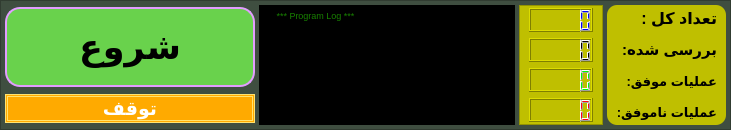
     <widget class="QFrame" name="frame_botton_controller">
      <property name="minimumSize">
       <size>
        <width>0</width>
        <height>0</height>
       </size>
      </property>
      <property name="maximumSize">
       <size>
        <width>16777215</width>
        <height>16777215</height>
       </size>
      </property>
      <property name="layoutDirection">
       <enum>Qt::LeftToRight</enum>
      </property>
      <property name="styleSheet">
       <string notr="true">QFrame {
background-color: rgb(63, 78, 64) ;
}

QPlainTextEdit {
background-color: rgb(0, 0, 0);
	color: rgb(46, 255, 0);
}</string>
      </property>
      <property name="frameShape">
       <enum>QFrame::StyledPanel</enum>
      </property>
      <property name="frameShadow">
       <enum>QFrame::Raised</enum>
      </property>
      <layout class="QGridLayout" name="gridLayout_7">
       <property name="leftMargin">
        <number>4</number>
       </property>
       <property name="topMargin">
        <number>4</number>
       </property>
       <property name="rightMargin">
        <number>4</number>
       </property>
       <property name="bottomMargin">
        <number>4</number>
       </property>
       <property name="spacing">
        <number>4</number>
       </property>
       <item row="0" column="0">
        <widget class="QPushButton" name="btn_start">
         <property name="minimumSize">
          <size>
           <width>250</width>
           <height>80</height>
          </size>
         </property>
         <property name="font">
          <font>
           <family>Arial</family>
           <pointsize>26</pointsize>
           <weight>75</weight>
           <bold>true</bold>
          </font>
         </property>
         <property name="toolTip">
          <string>شروع فعالیت برنامه</string>
         </property>
         <property name="styleSheet">
          <string notr="true">QPushButton:hover:!pressed
{
  border: 4px dashed rgb(0, 85, 255);
	background-color: rgb(198, 253, 200);
	color: rgb(0, 0, 255);
}
QPushButton{
  border: 2px solid  rgb(226, 157, 255);
	background-color: rgb(105, 210, 76);
border-radius: 15px;

}</string>
         </property>
         <property name="text">
          <string>شروع</string>
         </property>
         <property name="autoDefault">
          <bool>true</bool>
         </property>
         <property name="default">
          <bool>true</bool>
         </property>
        </widget>
       </item>
       <item row="0" column="1" rowspan="2">
        <widget class="QPlainTextEdit" name="LogBox">
         <property name="enabled">
          <bool>true</bool>
         </property>
         <property name="font">
          <font>
           <pointsize>7</pointsize>
          </font>
         </property>
         <property name="toolTip">
          <string>گزارش فعالیت برنامه</string>
         </property>
         <property name="layoutDirection">
          <enum>Qt::LeftToRight</enum>
         </property>
         <property name="styleSheet">
          <string notr="true"/>
         </property>
         <property name="placeholderText">
          <string>     *** Program Log ***</string>
         </property>
        </widget>
       </item>
       <item row="0" column="2" rowspan="2">
        <widget class="QFrame" name="frame_LCD">
         <property name="minimumSize">
          <size>
           <width>0</width>
           <height>120</height>
          </size>
         </property>
         <property name="toolTip">
          <string>آمار لحظه ای بررسی برنامه</string>
         </property>
         <property name="styleSheet">
          <string notr="true">QFrame{
background-color: rgb(191, 191, 0) ;
}</string>
         </property>
         <property name="frameShape">
          <enum>QFrame::StyledPanel</enum>
         </property>
         <property name="frameShadow">
          <enum>QFrame::Raised</enum>
         </property>
         <layout class="QGridLayout" name="gridLayout_11">
          <property name="topMargin">
           <number>2</number>
          </property>
          <property name="bottomMargin">
           <number>2</number>
          </property>
          <item row="1" column="0">
           <widget class="QLCDNumber" name="lcdNumber_reviewed">
            <property name="styleSheet">
             <string notr="true">QLCDNumber{
color: rgb(0, 0, 0) ;
}</string>
            </property>
           </widget>
          </item>
          <item row="2" column="0">
           <widget class="QLCDNumber" name="lcdNumber_wa">
            <property name="styleSheet">
             <string notr="true">QLCDNumber {
color:rgb(0, 255, 0);
}</string>
            </property>
           </widget>
          </item>
          <item row="3" column="0">
           <widget class="QLCDNumber" name="lcdNumber_nwa">
            <property name="styleSheet">
             <string notr="true">QLCDNumber{
color: rgb(255, 2, 18) ;
}</string>
            </property>
           </widget>
          </item>
          <item row="0" column="0">
           <widget class="QLCDNumber" name="lcdNumber_allCount">
            <property name="font">
             <font>
              <pointsize>8</pointsize>
             </font>
            </property>
            <property name="styleSheet">
             <string notr="true">QLCDNumber{
color: rgb(0, 0, 255) ;
}</string>
            </property>
           </widget>
          </item>
         </layout>
        </widget>
       </item>
       <item row="0" column="3" rowspan="2">
        <widget class="QFrame" name="frame_LCD_label">
         <property name="toolTip">
          <string>آمار لحظه ای بررسی برنامه</string>
         </property>
         <property name="styleSheet">
          <string notr="true">QFrame{
background-color: rgb(191, 191, 0);
border-radius: 10px;
}</string>
         </property>
         <property name="frameShape">
          <enum>QFrame::StyledPanel</enum>
         </property>
         <property name="frameShadow">
          <enum>QFrame::Raised</enum>
         </property>
         <layout class="QGridLayout" name="gridLayout">
          <property name="topMargin">
           <number>0</number>
          </property>
          <property name="bottomMargin">
           <number>0</number>
          </property>
          <item row="4" column="0">
           <widget class="QLabel" name="label_count_txt_5">
            <property name="font">
             <font>
              <family>Arial</family>
              <pointsize>10</pointsize>
              <weight>75</weight>
              <bold>true</bold>
             </font>
            </property>
            <property name="text">
             <string>عملیات ناموفق:</string>
            </property>
           </widget>
          </item>
          <item row="2" column="0">
           <widget class="QLabel" name="label_count_txt_3">
            <property name="font">
             <font>
              <family>Arial</family>
              <pointsize>11</pointsize>
              <weight>75</weight>
              <bold>true</bold>
             </font>
            </property>
            <property name="text">
             <string>بررسی شده:</string>
            </property>
           </widget>
          </item>
          <item row="3" column="0">
           <widget class="QLabel" name="label_count_txt_4">
            <property name="font">
             <font>
              <family>Arial</family>
              <pointsize>10</pointsize>
              <weight>75</weight>
              <bold>true</bold>
             </font>
            </property>
            <property name="text">
             <string>عملیات موفق:</string>
            </property>
           </widget>
          </item>
          <item row="1" column="0">
           <widget class="QLabel" name="label_count_txt">
            <property name="font">
             <font>
              <family>Arial</family>
              <pointsize>12</pointsize>
              <weight>75</weight>
              <bold>true</bold>
             </font>
            </property>
            <property name="styleSheet">
             <string notr="true"/>
            </property>
            <property name="text">
             <string>تعداد کل :</string>
            </property>
           </widget>
          </item>
         </layout>
        </widget>
       </item>
       <item row="1" column="0">
        <widget class="QPushButton" name="btn_stop">
         <property name="enabled">
          <bool>false</bool>
         </property>
         <property name="minimumSize">
          <size>
           <width>120</width>
           <height>20</height>
          </size>
         </property>
         <property name="font">
          <font>
           <family>Arial</family>
           <pointsize>14</pointsize>
           <weight>75</weight>
           <bold>true</bold>
          </font>
         </property>
         <property name="toolTip">
          <string>توقف برنامه</string>
         </property>
         <property name="styleSheet">
          <string notr="true">QPushButton:hover:!pressed
{
  border: 4px dashed rgb(255, 0, 0);
	background-color: rgb(251, 255, 211);
	color: rgb(255, 5, 5);
}
QPushButton{
  border: 3px double rgb(255, 227, 112);
	background-color: rgb(255, 170, 0);
border-radius: 15px;
color: rgb(255, 255, 255);
}</string>
         </property>
         <property name="text">
          <string>توقف</string>
         </property>
        </widget>
       </item>
      </layout>
     </widget>
